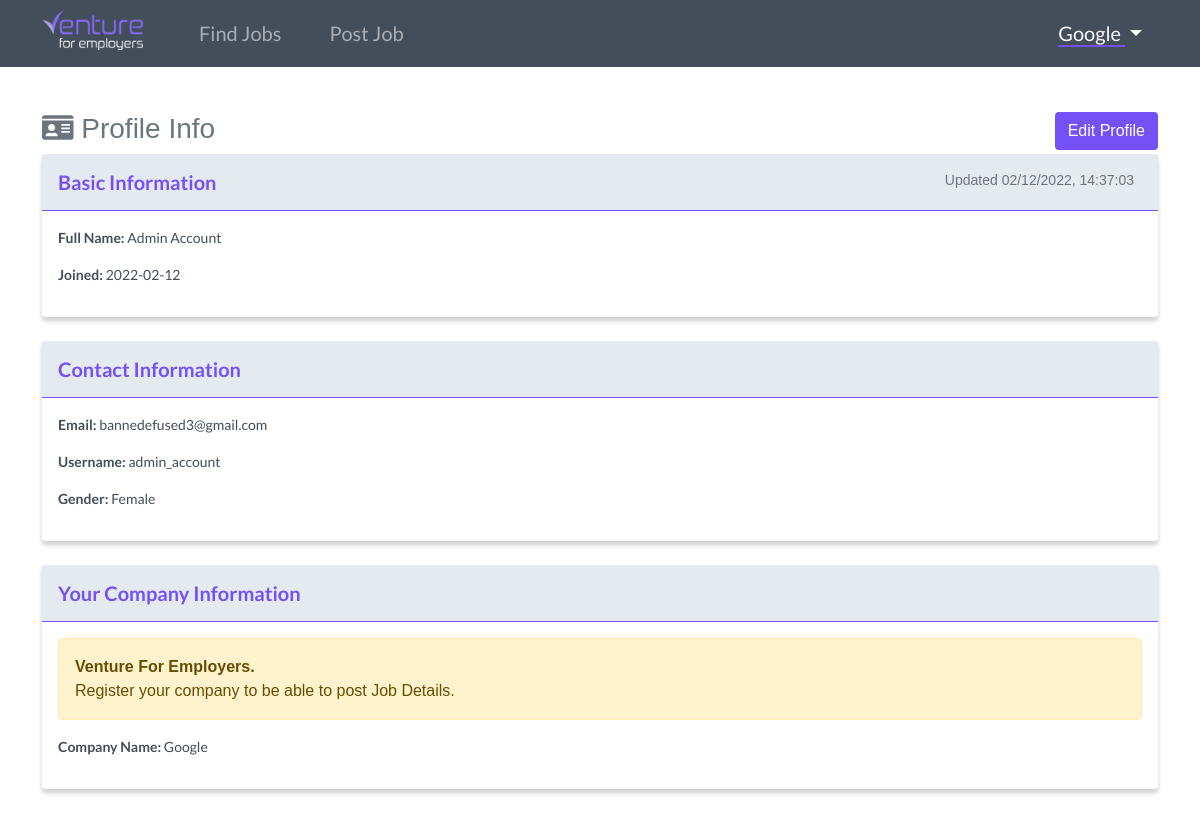
The app's page /user/profile (signed in), older data.
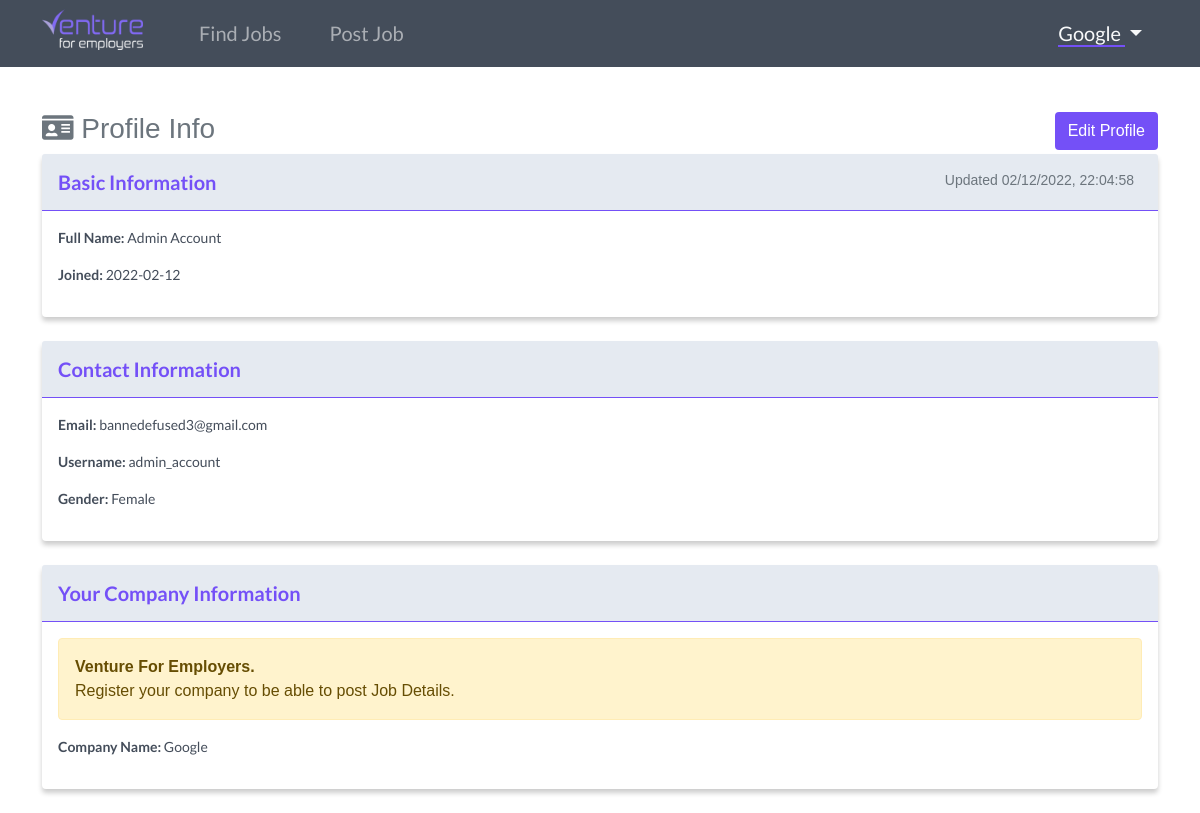
The same page, newer data.
### website/models.py (models this page shows)
class User(db.Model, UserMixin):
    id = db.Column(db.Integer, primary_key=True)
    email = db.Column(db.String(150), unique=True)
    username = db.Column(db.String(150), unique=True)
    firstname = db.Column(db.String(150))
    lastname = db.Column(db.String(150))
    company = db.Column(db.String(150))
    password = db.Column(db.String(150))
    usertype = db.Column(db.String(10))
    gender = db.Column(db.String(10))
    date_created = db.Column(db.DateTime, default=datetime.now())
    date_updated = db.Column(db.DateTime(
        timezone=True), onupdate=datetime.now())
    posts = db.relationship('Post', backref='user', passive_deletes="True")
    likes = db.relationship('Like', backref='user', passive_deletes="True")

### website/views.py (the view)
@views.route("/user/profile")
@login_required
def user_profile_view():
    users = User.query.all()
    return render_template("user/profile/view_profile.html", user=current_user,  users=users)

### website/__init__.py (called while the page is built)
def create_app():
    app = Flask(__name__)
    app.config['SECRET_KEY'] = "helloworld"
    app.config['SQLALCHEMY_DATABASE_URI'] = f'sqlite:///{DB_NAME}'
    app.config['SQLALCHEMY_TRACK_MODIFICATIONS'] = True
    db.init_app(app)
    from .views import views
    from .auth import auth
    app.register_blueprint(views, url_prefix="/")
    app.register_blueprint(auth, url_prefix="/")
    from .models import User, Post
    create_database(app)
    login_manager = LoginManager()
    login_manager.login_view = "auth.login"
    login_manager.init_app(app)
    @login_manager.user_loader
    def load_user(id):
        return User.query.get(int(id))
    return app

### website/templates/user/profile/view_profile.html (shortened to what this page needs)
{% extends "user/base.html" %}
{% set active_page = "view_profile" %}
{% block content %}
<br><br><br><br>
<div class="container">
    <h3 class="mt-3 mb-2 text-muted w-100"><i class="fas fa-id-card"></i> Profile Info
        <a id="venture_button" href="/user/profile/edit" class="btn float-end text-white">Edit Profile</a>
    </h3>
    <div class="card mb-4" id="post_container">
        <div class="card-header py-3" id="post_card_header">
            <h6 class="m-0 fw-bold float-start" id="job_title">Basic Information</h6>
            <small class="text-muted me-2 float-end">
                {% if user.date_updated == None %}
                Last Updated {{ user.date_created.strftime("%m/%d/%Y, %H:%M:%S") }}
                {% else %}
                Updated {{ user.date_updated.strftime("%m/%d/%Y, %H:%M:%S") }}
                {% endif %}
            </small>
        </div>
        <div class="card-body">
            <p class="post_card_header_text"><strong>Full Name:</strong> {{ user.firstname }} {{ user.lastname }}</p>
            <p class="post_card_header_text"><strong>Joined:</strong> {{ user.date_created.strftime('%Y-%m-%d') }}</p>
        </div>
    </div>
    <div class="card mb-4" id="post_container">
        <div class="card-header py-3" id="post_card_header">
            <h6 class="m-0 fw-bold" id="job_title">Contact Information</h6>
        </div>
        <div class="card-body">
            <p class="post_card_header_text"><strong>Email:</strong> {{ user.email }}</p>
            <p class="post_card_header_text"><strong>Username:</strong> {{ user.username }}</p>
            <p class="post_card_header_text"><strong>Gender:</strong> {{ user.gender }}</p>
        </div>
    </div>
    <div class="card mb-4" id="post_container">
        <div class="card-header py-3" id="post_card_header">
            <h6 class="m-0 fw-bold" id="job_title">Your Company Information</h6>
        </div>
        <div class="card-body">
            <div class="alert alert-warning">
                <strong>Venture For Employers.</strong><br>
                Register your company to be able to post Job Details.
            </div>
            <p class="post_card_header_text"><strong>Company Name:</strong> {{ user.company }}</p>
        </div>
    </div>
</div>
{% endblock %}

### website/templates/user/base.html (shortened to what this page needs)
<!DOCTYPE html>
<html lang="en">
<head>
    <link href="https://cdn.jsdelivr.net/npm/bootstrap@5.1.3/dist/css/bootstrap.min.css" rel="stylesheet">
    <link rel="stylesheet" href="https://use.fontawesome.com/releases/v5.15.4/css/all.css">
    <link rel="stylesheet" href="https://cdnjs.cloudflare.com/ajax/libs/trix/1.3.1/trix.css">
    <link rel="stylesheet" href="{{ url_for('static',filename='user/css/style.css') }}">
    <link rel="stylesheet" href="{{ url_for('static',filename='user/css/salary.scss') }}">
    <link rel="stylesheet" href="{{ url_for('static',filename='user/css/slider.css') }}">
    <link rel="stylesheet" href="{{ url_for('static',filename='user/css/fixed.css') }}">
</head>
<body>
    {% if current_user.company %}
    <nav class="navbar navbar-expand-lg navbar-dark fixed-top" id="navbar_employer">
        <div class="container">
            <a class="navbar-brand" href="/home">
                <img id="navbar_logo" src="{{ url_for('static',filename='user/img/venture-employers.ico') }}" width="101px" alt="">
            </a>
            <div class="collapse navbar-collapse" id="navbarSupportedContent">
                <ul class="navbar-nav me-auto mb-2 mb-lg-0">
                    <li class="nav-item">
                        <a href="/home" class="nav-item nav-link mx-3">
                            <span class="{{ 'active_border_bottom2 text-white' if active_page == 'view_post' else '' }}">
                                Find Jobs
                            </span>
                        </a>
                    </li>
                    <li class="nav-item">
                        <a class="nav-item nav-link mx-3" href="/create-post">
                            <span class="{{ 'active_border_bottom2 text-white' if active_page == 'add_post' else '' }}">
                                Post Job
                            </span>
                        </a>
                    </li>
                </ul>
                <li class="d-flex nav-item dropdown">
                    <a class="nav-link text-light dropdown-toggle py-0 ps-0 ms-3" href="#" id="navbarDropdown" role="button"
                        data-bs-toggle="dropdown" aria-expanded="false">
                        <span class="{{ 'active_border_bottom2' if active_page == 'edit_password' or active_page == 'edit_profile' or active_page == 'view_profile' else '' }}">
                            {{ current_user.company }}
                        </span>
                    </a>
                </li>
            </div>
        </div>
    </nav>
    {% endif %}
        {% block content %}{% endblock %}
</body>
</html>

### website/static/user/css/style.css (style rules this page uses)
* { margin: 0; padding: 0; box-sizing: border-box; outline: none; border: none; text-decoration: none; }
html { scroll-behavior: smooth; }
body { font-family: "Helvetica", sans-serif; -webkit-font-smoothing: antialiased; -moz-osx-font-smoothing: grayscale; overflow-x: hidden; }
.navbar-brand { margin-right: 2rem; }
#navbar_employer { background-color: #444d5a; color: #fff; font-family: "Lato", sans-serif; font-size: 20px; padding-top: 0.65rem; padding-bottom: 0.65rem; }
.navbar li a { color: #f1f1f1; }
.active_border_bottom2 { border-bottom: 2px solid #7450f7; }
#navbar_logo { margin-top: -0.7rem; image-rendering: crispEdges; }
#post_container { border: none; box-shadow: 0px 4px 5px 0px rgba(0, 0, 0, 0.2); -webkit-box-shadow: 0px 4px 5px 0px rgba(0, 0, 0, 0.2); -moz-box-shadow: 0px 4px 5px 0px rgba(0, 0, 0, 0.2); }
#job_title { font-style: bold; font-size: 20px; font-family: "Lato", sans-serif; color: #7450f7; }
#post_card_header { background-color: #e5eaf1; padding-bottom: 1rem; border-bottom: 1px solid #7450f7; }
.post_card_header_text { color: #444d5a; font-size: 14px; font-family: "Lato", sans-serif; }
#venture_button { background-color: #7450f7; }

### website/static/user/css/fixed.css (style rules this page uses)
.fixed-top { -webkit-backface-visibility: hidden; }

Row changes from the older to the newer data that the page shows:
changed User "Google": date_updated "02/12/2022, 14:37:03" → "02/12/2022, 22:04:58"
